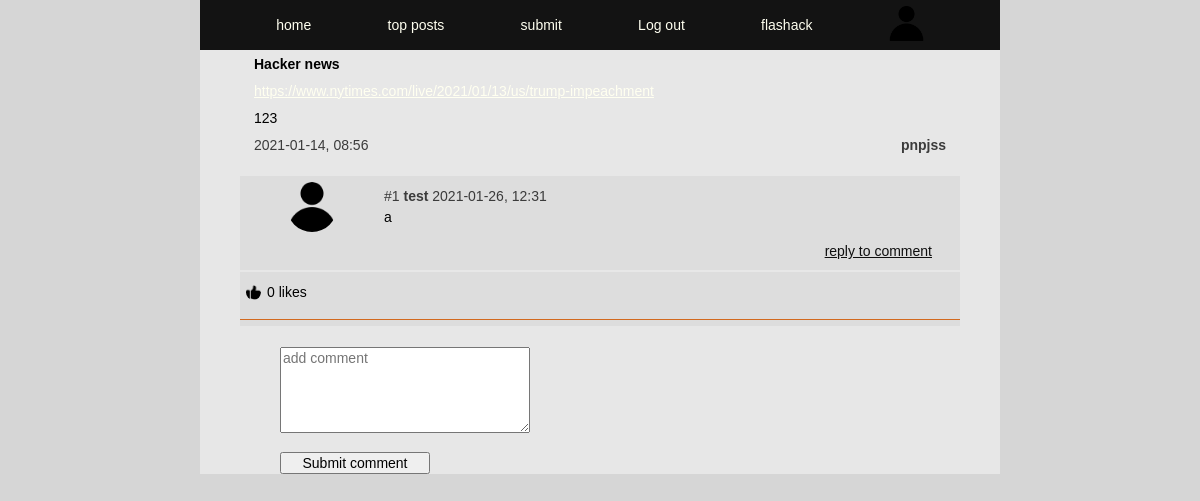
The page /comments.php?id=53&title=Hacker news (signed in) on the database its author committed.
### tables this page shows
CREATE TABLE posts (
id INTEGER PRIMARY KEY AUTOINCREMENT,
title TEXT,
user_id INTEGER,
url TEXT,
description TEXT,
post_date DATETIME);

CREATE TABLE users (
id INTEGER PRIMARY KEY AUTOINCREMENT,
username TEXT NOT NULL UNIQUE,
email TEXT NOT NULL UNIQUE,
firstname TEXT NOT NULL,
lastname TEXT NOT NULL,
passwd TEXT NOT NULL, 
biography TEXT, 
avatar TEXT);

CREATE TABLE comments (
id INTEGER PRIMARY KEY AUTOINCREMENT,
post_id INTEGER,
user_id INTEGER,
content TEXT,
date DATETIME);

### app/functions.php (called while the page is built, shortened)
<?php
function getPost($pdo, $postId)
{
    $statement = $pdo->query('SELECT posts.*, users.username FROM posts INNER JOIN users ON posts.user_id = users.id WHERE posts.id = :id');
    $statement->BindParam(':id', $postId, PDO::PARAM_INT);
    $statement->execute();
    $post = $statement->fetch(PDO::FETCH_ASSOC);
    return $post;
}
function fetchComments($pdo, $postId)
{
    $statement = $pdo->prepare("SELECT * FROM comments WHERE post_id = :postId ORDER BY Comments.post_id DESC");
    $statement->BindParam(':postId', $postId, PDO::PARAM_INT);
    $statement->execute();
    $userComments = $statement->fetchAll(PDO::FETCH_ASSOC);
    return $userComments;
}
function getPostAuthor($pdo, $commentUserId)
{
    $statement = $pdo->prepare("SELECT username, avatar from users where id = :commentUserId");
    $statement->BindParam(':commentUserId', $commentUserId, PDO::PARAM_INT);
    $statement->execute();
    $commentAuthor = $statement->fetch(PDO::FETCH_ASSOC);
    return $commentAuthor;
}
function getCommentLikes($pdo, $commentId)
{
    $query = "SELECT COUNT(*) FROM comment_upvotes WHERE comment_id = :comment_id";
    $statement = $pdo->prepare($query);
    $statement->bindParam(':comment_id', $commentId, PDO::PARAM_STR);
    $statement->execute();
    $likeCount = $statement->fetch(PDO::FETCH_ASSOC);
    return $likeCount;
}
function commentLikeCheck($pdo, $likeCommentId, $userId)
{
    $query = "SELECT COUNT(*) FROM comment_upvotes WHERE comment_id = :comment_id AND user_id = :user_id";
    $statement = $pdo->prepare($query);
    $statement->bindParam(':comment_id', $likeCommentId, PDO::PARAM_STR);
    $statement->bindParam(':user_id', $userId, PDO::PARAM_STR);
    $statement->execute();
    $likeCheck = $statement->fetch(PDO::FETCH_ASSOC);
}

### comments.php (the view, shortened to what this page needs)
<?php
require __DIR__ . ('/app/autoload.php');
require __DIR__ . ('/app/views/header.php');
require __DIR__ . ('/app/views/nav.php');
if (isset($_SESSION['user'])) {
    $userId = $_SESSION['user']['id'];
} else {
    redirect('/login.php?login=comment');
}
$postId = $_GET['id'];
$count = 0;
if (isset($_GET['id'])) {
    $post = getPost($pdo, $postId);
    $userComments = fetchComments($pdo, $postId);
}
?>
<main>
    <section>
        <div class="comments-postitem">
            <div class="title">
                <h1><?php echo $post['title']; ?></h1>
            </div>
            <div class="url"><a href="<?php echo $post['url']; ?>"><?php echo $post['url']; ?></a></div>
            <div class="description">
                <p><?php echo $post['description']; ?></p>
            </div>
            <div class="postinfo">
                <p><?= $post['post_date']; ?></p>
                <b><?= $post['username']; ?></b>
            </div>
        </div>
        <div class="comments-items">
            <?php foreach ($userComments as $comment) : ?>
                <?php
                $count++;
                $commentUserId = $comment['user_id'];
                $commentId = $comment['id'];
                $commentAuthor = getPostAuthor($pdo, $commentUserId);
                ?>
                <div class="avatar">
                    <img src="<?php echo "/app/images/" . $commentAuthor['avatar']; ?>" height="50px" width="50px" alt="">
                </div>
                <div class="comment-info">
                    <?php echo '#' . $count; ?>
                    <b><?php echo $commentAuthor['username']; ?></b>
                    <?php echo $comment['date']; ?>
                    <div class="comment-content">
                        <?php echo $comment['content']; ?>
                    </div>
                </div>
                <div class="comment-edit">
                    <a href=" <?='/comment-reply-form.php?id=' . $commentId ?>">reply to comment</a>
                </div>
                <span class="comment-span"></span>
                <?php $likeCount = getCommentLikes($pdo, $commentId); ?>
                <?php $likeCheck = commentLikeCheck($pdo, $commentId, $userId); ?>
                <div class="comment-poster-likes">
                    <?php if (isset($_SESSION['user'])) : ?>
                        <?php if (isset($likeCheck)) : ?>
                            <form action="/app/posts/comment-dislike.php" method="post">
                                <label for="dislike"></label>
                                <input type="hidden" name="dislike" id="comment_id" value="<?= $comment['id']; ?>">
                                <input type="hidden" name="post_id" id="post_id" value="<?= $postId; ?>">
                                <button type="submit"><img src="/app/images/dislike.png" height="15px" width="15px" alt=""></button>
                            </form>
                        <?php elseif (!$likeCheck) : ?>
                            <form action="/app/posts/comment-like.php" method="post">
                                <button type="submit"><img src="/app/images/likes.png" height=15px width="15px" alt=""></button>
                            </form>
                        <?php endif; ?>
                    <?php endif; ?>
                    <?= $likeCount['COUNT(*)'] . ' likes ' ?>
                </div>
                        <div class = "comment-replies-container">
                        </div>
            <?php endforeach; ?>
        </div>
        <div class="add-comment">
            <form action="comments.php?id=<?= $postId; ?>" method="post">
                <textarea name="comment" id="comment" cols="50" rows="5" placeholder="add comment" maxheight="200" maxlength="200"></textarea>
                <span class="comment-span"></span>
                <button type="text"> Submit comment </button>
            </form>
        </div>
    </section>
</main>
<?php require __DIR__ . ('/app/views/nav.php'); ?>

### app/assets/style.css (style rules this page uses)
* { box-sizing: border-box; margin: 0; font-family: Verdana, Geneva, Tahoma, sans-serif, Arial, Teko-regular; font-size: 14px; }
body { width: 100%; display: flex; justify-content: center; min-height: 100vh; width: 100%; position: absolute; margin-left: auto; margin-right: auto; background-color: rgb(214, 214, 214); }
a { color :ivory; }
main { display: flex; justify-content: center; height: 100%; width: 100%; background-color: #4e463a; max-width: 800px; }
section { display: flex; justify-content: center; width: 100% ; max-width: 800px; min-height:100% ; margin-top: 50px; background-color: rgb(231, 231, 231); flex-wrap: wrap; }

### app/assets/comments.css (style rules this page uses)
.comments-postitem { display: flex; flex-wrap: wrap; width: 90%; height:fit-content; word-wrap: break-word; border-top: 0; }
.comments-postitem > .title, .description, .url, .postinfo { padding: 0.4rem 0rem 0.4rem; }
.comments-postitem .title { width: 100%; height: auto; padding-left: 1rem; }
.comments-postitem .description { width: 100%; height: auto; padding-left: 1rem; }
.comment-poster-likes { display: flex; justify-content: flex-start; width: 100%; background-color: rgb(221, 221, 221); border: none; }
.comment-poster-likes button { border: none; background-color: rgb(221, 221, 221); padding-bottom: 0.4rem; }
.comment-replies-container { width: 100%; border-bottom: 1px solid chocolate; margin-left: 20vw; }
.comments-postitem .url { width: 100%; height: auto; padding-left: 1rem; overflow: hidden; text-overflow: ellipsis; white-space: nowrap; }
.comments-postitem .postinfo { display: flex; justify-content: space-between; width: 100%; height: 1.2rem; padding-left: 1rem; padding-right: 1rem; margin-bottom: 2rem; font-size: 14px; color: rgb(59, 59, 59); }
.comments-items { display: flex; flex-wrap: wrap; width: 90% ; height: auto; background-color: rgb(221, 221, 221); align-items: flex-start; margin-bottom: 1.5rem; }
.comments-items > * { margin: 0.4rem 0 0.4rem ; }
.comments-items .avatar { display: flex; justify-content: center; align-items: center; width: 20%; height: auto; }
.comments-items img { border-radius: 50%; }
.comments-items .comment-info { width: 80%; padding-top: 0.4rem; font-size: 14px; color: rgb(59, 59, 59); }
.comments-items .comment-content { display: flex; min-height: 1rem; padding-right: 0.4rem; padding-top: 0.4rem; width: 100%; font-size: 14px; color: rgb(0, 0, 0); }
.comments-items .comment-edit { display: flex; justify-content: flex-end; width: 100%; padding-right: 2rem; font-size: 14px; }
.comment-edit a { color: rgb(15, 15, 15); padding-left: 0.4rem; }
.comment-span { display: flex; justify-content: center; align-items: center; width: 100%; height: 2px; background-color: rgb(231, 231, 231); }
.add-comment { display: flex; width: 90%; max-width: 800px; margin-left: 10%; justify-content: flex-start; }
.add-comment textarea { width: 250px; }
.add-comment button { width: 150px; margin-top: 1rem; }

### rows shown on the page
posts: title "Hacker news", url "https://www.nytimes.com/live/2021/01/13/us/trump-impeachment", description "123", post_date "2021-01-14, 08:56", user.username "pnpjss"
comments: user.avatar (placeholder picture), user.username "test", date "2021-01-26, 12:31", content "a", COUNT "0"

### other values the page prints
$_SESSION['user']['username'] "flashack"
